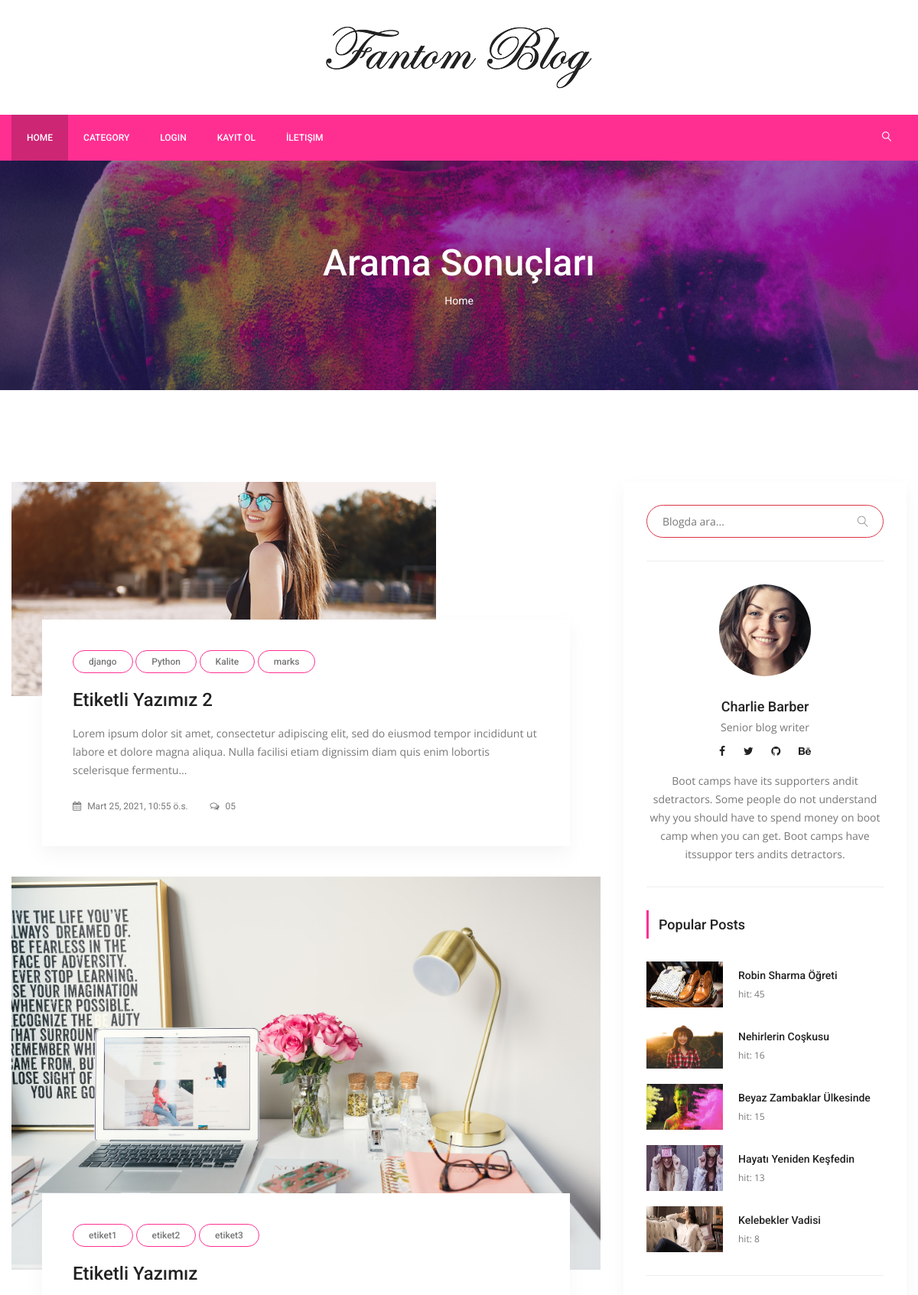
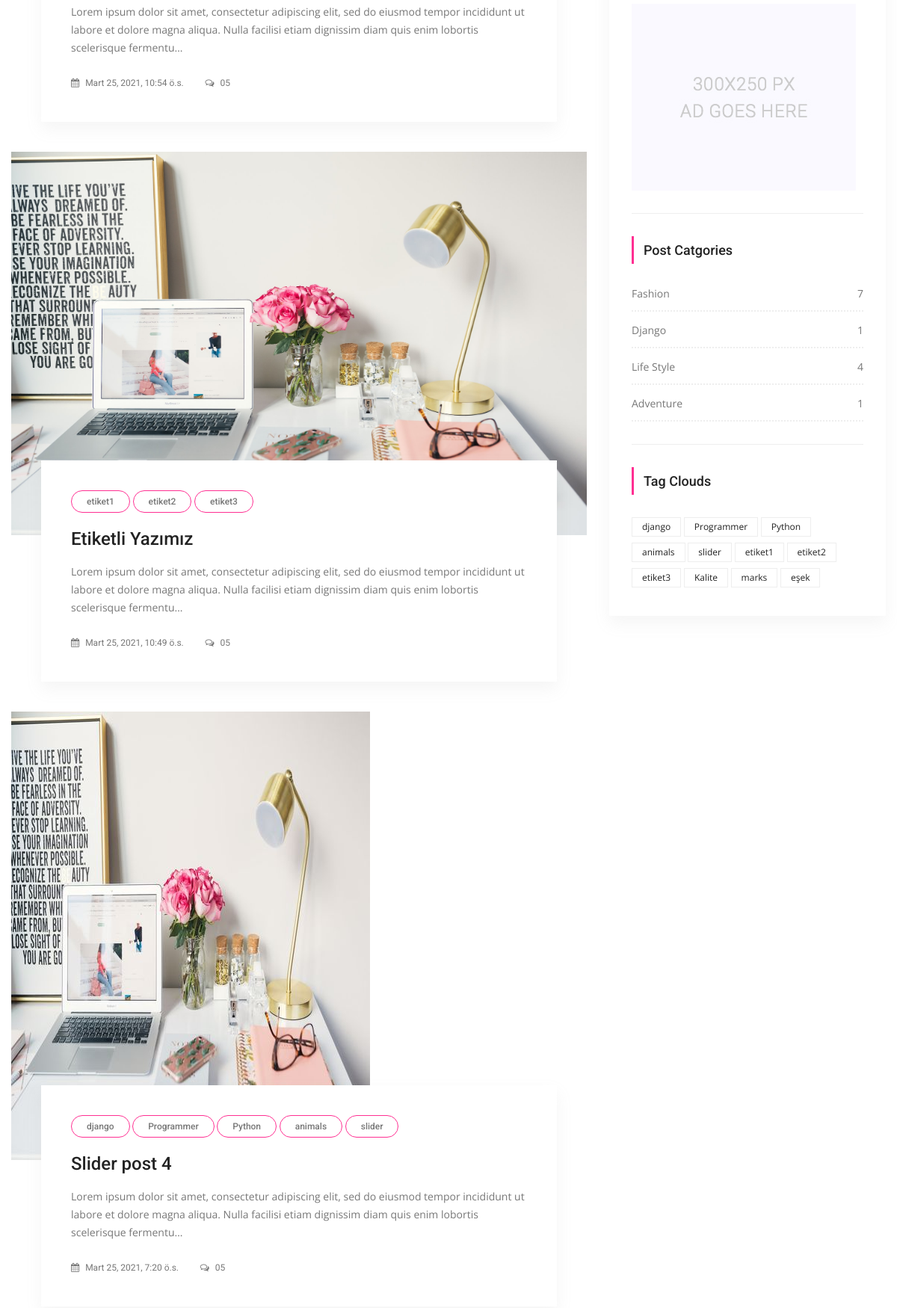
The app's page /search/ (upper part) with its own data (2 pictures, top to bottom).
### posts/models.py (models this page shows, shortened)
class Post(models.Model):
    title = models.CharField(max_length=150)
    content = models.TextField()
    publishing_date = models.DateTimeField(auto_now_add=True)
    image = models.ImageField(null=True,blank=True, upload_to='resimler/',default="resimler/sean-o-KMn4VEeEPR8-unsplash.jpg")
    user = models.ForeignKey(settings.AUTH_USER_MODEL, on_delete=models.CASCADE, default=1)#ForeignKey -> 1'e çok yani, 1 kullanıcı bir sürü yazı ekleyebilir ilişkisi
    slug = models.SlugField(default="slug", editable=False)
    category = models.ForeignKey(Category,on_delete=models.CASCADE, default=1, related_name="posts")#1 Category'nin ->BİR SÜRÜ POSTU OLABİLİR , category -> one, Post Many
    tag = models.ManyToManyField(Tag,related_name="posts", blank=True)
    slider_post = models.BooleanField(default=False)
    hit=models.PositiveIntegerField(default=0)
    class Meta:
        ordering = ['-id']

class Tag(models.Model):
    title = models.CharField(max_length = 50)
    slug = models.SlugField(editable = False )
    def __str__(self):
        return self.title

class Category(models.Model):
    title = models.CharField(max_length=250)
    slug = models.SlugField(editable=False)
    def post_count(self):
        return self.posts.all().count() #posts -> related_name="posts" dan geliyor..

### posts/views.py (the view)
# urls.py: path('search/',SearchView.as_view(), name='search'),
class SearchView(ListView):
    model = Post
    template_name = 'posts/search.html'
    paginate_by = 5
    context_object_name='posts'
    def get_queryset(self):
        query = self.request.GET.get('q')
        if query:
            return Post.objects.filter(
                Q(title__icontains=query) |
                Q(content__icontains=query) |
                Q(tag__title__icontains=query)
                    ).order_by('-id').distinct()
        return Post.objects.all().order_by('-id')

### posts/templatetags/custom_tags.py (called while the page is built)
@register.simple_tag(name="categories")
def all_categories():
    return Category.objects.all()

@register.simple_tag(name="tags")
def all_tags():
    return Tag.objects.all()

@register.simple_tag(name="hit_posts")
def hit_posts():
    return Post.objects.order_by('-hit')[:5] # 5 tane post gösterir.

### templates/posts/search.html (shortened to what this page needs)
{% extends 'base.html' %}
{% load static %}
    {% block content %}
        <section class="banner_area">
            <div class="banner_inner d-flex align-items-center">
            	<div class="overlay bg-parallax" data-stellar-ratio="0.9" data-stellar-vertical-offset="0" data-background=""></div>
				<div class="container">
					<div class="banner_content text-center">
						<h2>Arama Sonuçları</h2>
						<div class="page_link">
							<a href="{% url 'index' %}">Home</a>
						</div>
					</div>
				</div>
            </div>
        </section>
        <section class="blog_area p_120">
            <div class="container">
                <div class="row">
                    <div class="col-lg-8">
                        <div class="blog_left_sidebar">
                        {% for post in posts %}
                            <article class="blog_style1">
                            	<div class="blog_img">
                            		<img class="img-fluid" src="{{ post.image.url }}" alt="">
                            	</div>
                            	<div class="blog_text">
									<div class="blog_text_inner">
                                        {% for tag in post.tag.all %}
										<a class="cat" href="{% url 'tag_detail' tag.slug %}">{{ tag.title }}</a>
                                        {% endfor %}
										<a href="{% url 'detail' pk=post.id slug=post.slug %}"><h4>{{ post.title }}</h4></a>
										<p>{{ post.content | safe | truncatechars_html:200 }}</p>
										<div class="date">
											<a href="#"><i class="fa fa-calendar" aria-hidden="true"></i> {{ post.publishing_date }}</a>
											<a href="#"><i class="fa fa-comments-o" aria-hidden="true"></i> 05</a>
										</div>
									</div>
                            	</div>
                            </article>
                        {% endfor %}
                       </div>
                    </div>
                    {% include 'right_side.html' %}
                </div>
            </div>
        </section>
   {% endblock %}

### templates/right_side.html
{% load static %}
{% load custom_tags %}
  <div class="col-lg-4">
            <div class="blog_right_sidebar">
                <aside class="single_sidebar_widget search_widget">
                    <form action="{% url 'search' %}" method="get">
                    <div class="input-group ">
                            <input type="text" class="form-control border-danger" placeholder="Blogda ara..." name="q">
                            <span class="input-group-btn">
                                <button class="btn btn-default" type="button"><i class="lnr lnr-magnifier"></i></button>
                            </span>
                    </div> </form>
                    <div class="br"></div>
                </aside>
                <aside class="single_sidebar_widget author_widget">
                    <img class="author_img rounded-circle" src="{% static "img/blog/author.png" %}" alt="">
                    <h4>Charlie Barber</h4>
                    <p>Senior blog writer</p>
                    <div class="social_icon">
                        <a href="#"><i class="fa fa-facebook"></i></a>
                        <a href="#"><i class="fa fa-twitter"></i></a>
                        <a href="#"><i class="fa fa-github"></i></a>
                        <a href="#"><i class="fa fa-behance"></i></a>
                    </div>
                    <p>Boot camps have its supporters andit sdetractors. Some people do not understand why you should have to spend money on boot camp when you can get. Boot camps have itssuppor ters andits detractors.</p>
                    <div class="br"></div>
                </aside>
                <aside class="single_sidebar_widget popular_post_widget">
                    <h3 class="widget_title">Popular Posts</h3>
                    {% hit_posts as posts %}
                    {% for post in posts %}
                        <div class="media post_item">
                        <img src="{{ post.image.url }}" alt="post" style="width:100px;height:60px;">
                        <div class="media-body">
                            <a href="{% url 'detail'  post.id post.slug %}"><h3>{{ post.title }}</h3></a>
                            <p>hit: {{ post.hit }}</p>
                        </div>
                    </div>
                    {% endfor %}
                    <div class="br"></div>
                </aside>
                <aside class="single_sidebar_widget">
                    <a href="#"><img class="img-fluid" src="{% static "img/blog/add.jpg" %}" alt=""></a>
                    <div class="br"></div>
                </aside>
                <aside class="single_sidebar_widget post_category_widget">
                    <h4 class="widget_title">Post Catgories</h4>
                    <ul class="list cat-list">
                       {% categories as categories %}
                        {% for category in categories %}
                        <li>
                            <a href="{% url 'category_detail' pk=category.id slug=category.slug %}" class="d-flex justify-content-between">
                                <p>{{ category.title }}</p>
                                <p>{{ category.post_count }}</p>
                            </a>
                        </li>
                        {% endfor %}
                    </ul>
                    <div class="br"></div>
                </aside>
                <aside class="single-sidebar-widget tag_cloud_widget">
                    <h4 class="widget_title">Tag Clouds</h4>
                    <ul class="list">
                        {% tags as etiketler %}
                        {% for etiket in etiketler %}
                        <li><a href="{% url 'tag_detail' etiket.slug %}">{{ etiket }}</a></li>
                        {% endfor %}
                    </ul>
                </aside>
            </div>
        </div>

### records on screen
Post: image (picture), title "Etiketli Yazımız 2", content "Lorem ipsum dolor sit amet, consectetur adipiscing elit, sed do eiusmod tempor incididunt ut labore et dolore magna aliqua. Nulla facilisi etiam dignissim diam quis enim lobortis scelerisque fermentu…", publishing_date "Mart 25, 2021, 10:55 ö.s."
Tag: title "django"
Tag: title "Python"
Tag: title "Kalite"
Tag: title "marks"
Post: image (picture), title "Etiketli Yazımız", content "Lorem ipsum dolor sit amet, consectetur adipiscing elit, sed do eiusmod tempor incididunt ut labore et dolore magna aliqua. Nulla facilisi etiam dignissim diam quis enim lobortis scelerisque fermentu…", publishing_date "Mart 25, 2021, 10:54 ö.s."
Tag: title "etiket1"
Tag: title "etiket2"
Tag: title "etiket3"
Post: image (picture), title "Etiketli Yazımız", content "Lorem ipsum dolor sit amet, consectetur adipiscing elit, sed do eiusmod tempor incididunt ut labore et dolore magna aliqua. Nulla facilisi etiam dignissim diam quis enim lobortis scelerisque fermentu…", publishing_date "Mart 25, 2021, 10:49 ö.s."
Post: image (picture), title "Slider post 4", content "Lorem ipsum dolor sit amet, consectetur adipiscing elit, sed do eiusmod tempor incididunt ut labore et dolore magna aliqua. Nulla facilisi etiam dignissim diam quis enim lobortis scelerisque fermentu…", publishing_date "Mart 25, 2021, 7:20 ö.s."
Tag: title "Programmer"
Tag: title "animals"
Tag: title "slider"
Post: image (picture), title "Robin Sharma Öğreti", hit "45"
Post: image (picture), title "Nehirlerin Coşkusu", hit "16"
Post: image (picture), title "Beyaz Zambaklar Ülkesinde", hit "15"
Post: image (picture), title "Hayatı Yeniden Keşfedin", hit "13"
Post: image (picture), title "Kelebekler Vadisi", hit "8"
Category: title "Fashion", post_count "7"
Category: title "Django", post_count "1"
Category: title "Life Style", post_count "4"
Category: title "Adventure", post_count "1"
Tag: title "eşek"
